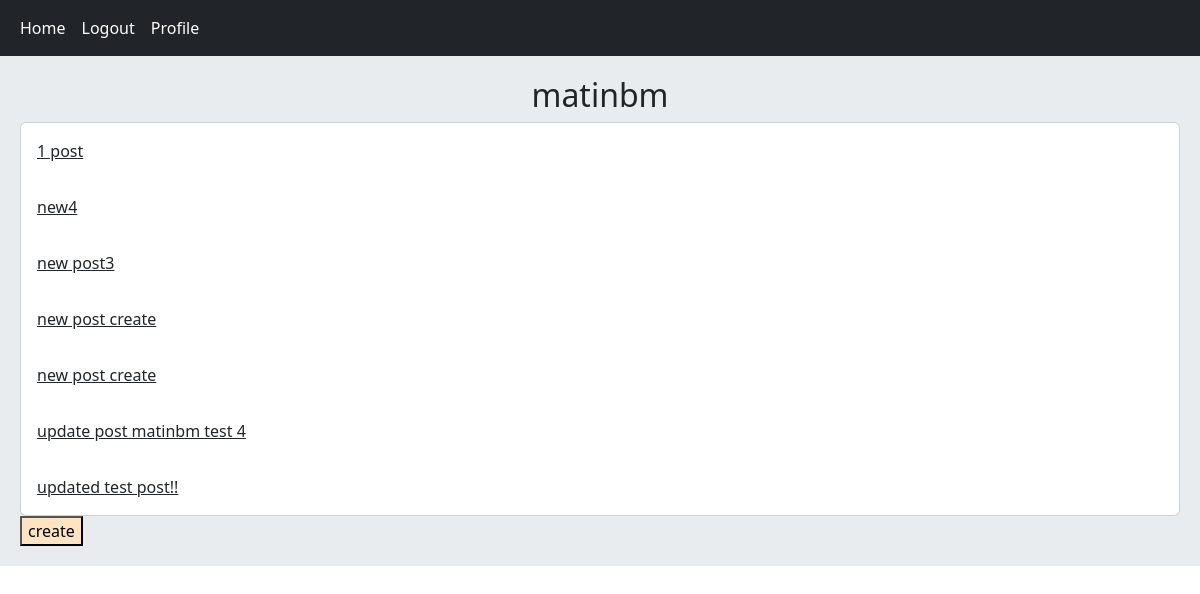
Screenshot of /account/profile/7/ (signed in) with the database file from the repository.
### home/models.py (models this page shows, shortened)
class Post(models.Model):
    user = models.ForeignKey(User, on_delete=models.CASCADE, related_name='posts')
    body = models.TextField()
    slug = models.SlugField()
    created = models.DateTimeField(auto_now=True)
    updated = models.DateTimeField(auto_now_add=True)
    class Meta:
        ordering = ('-created',)
    def get_absolute_url(self):
        return reverse("home:post_detail", args=(self.id, self.slug))

### account/views.py (the view)
# urls.py: path('profile/<int:user_id>/', views.UserProfileView.as_view(), name='user_profile'),
class UserProfileView(LoginRequiredMixin, View):
    def get(self, request, user_id):
        is_following = False
        user = get_object_or_404(User, pk=user_id)
        posts = user.posts.all()
        relations = Relation.objects.filter(from_user=request.user, to_user=user)
        if relations.exists():
            is_following = True
        return render(request, 'account/profile.html', {'user': user, 'posts': posts, 'is_following': is_following})

### account/templates/account/profile.html (shortened to what this page needs)
{% extends 'base.html' %}
{% block content %}
    <h2 style="text-align: center">
        {{ user.username }}
    </h2>
    <div class="card">
        {% for post in posts %}
            <a href="{{ post.get_absolute_url }}" class="card-body">
                {{ post.body| truncatewords:5 }}
            </a>
        {% endfor %}
    </div>
    <div class="create_post">
        {% if request.user.id == user.id %}
            <a href="{% url 'home:create_post' %}">
                <button style="background-color: bisque">
                    create
                </button>
            </a>
        {% endif %}
    </div>
{% endblock %}

### rows the page displays
Post: body "1 post"
Post: body "new4"
Post: body "new post3"
Post: body "new post create"
Post: body "new post create"
Post: body "update post matinbm test 4"
Post: body "updated test post!!"

### other values shown
{{ user.username }} "matinbm"
